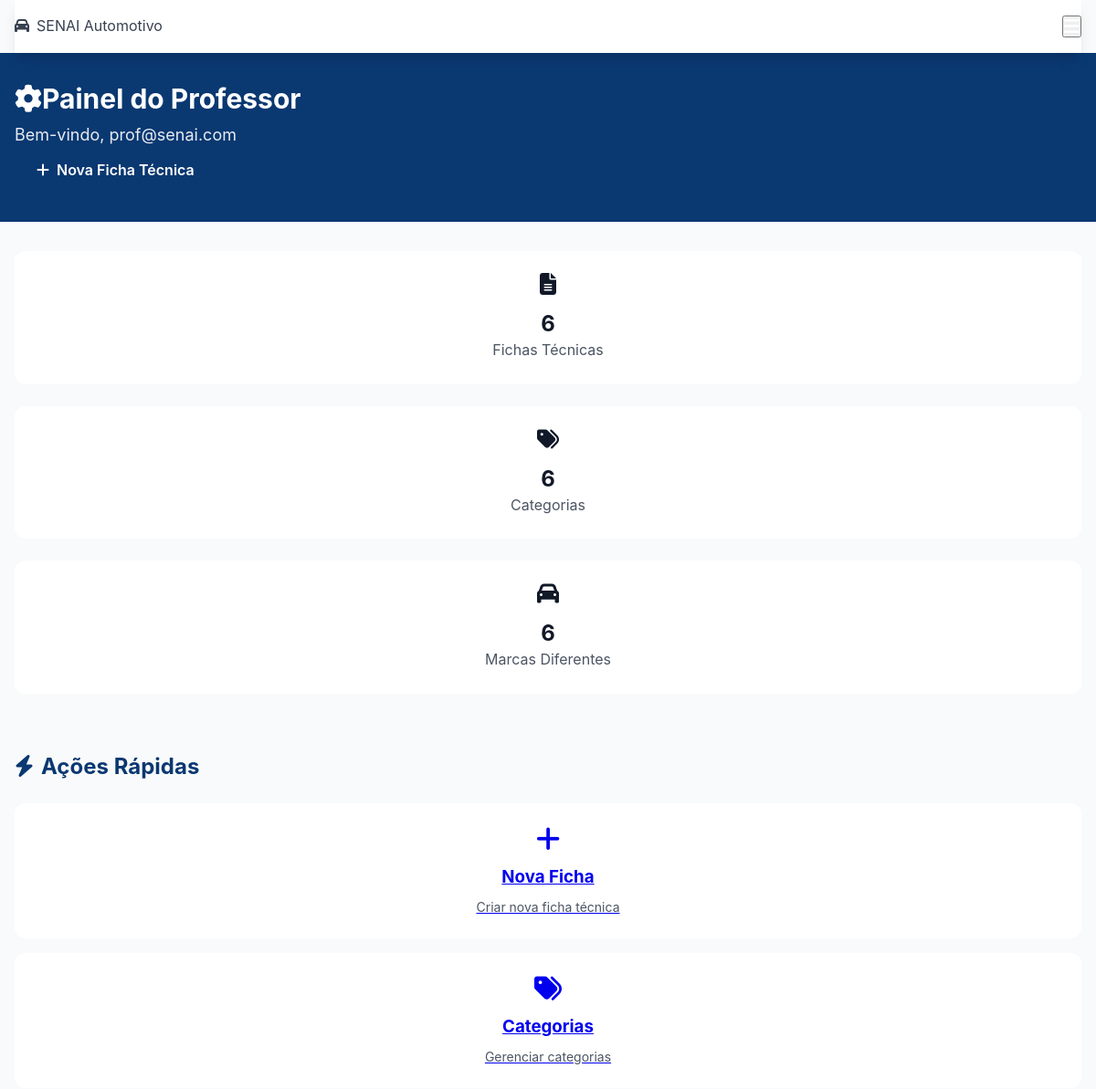
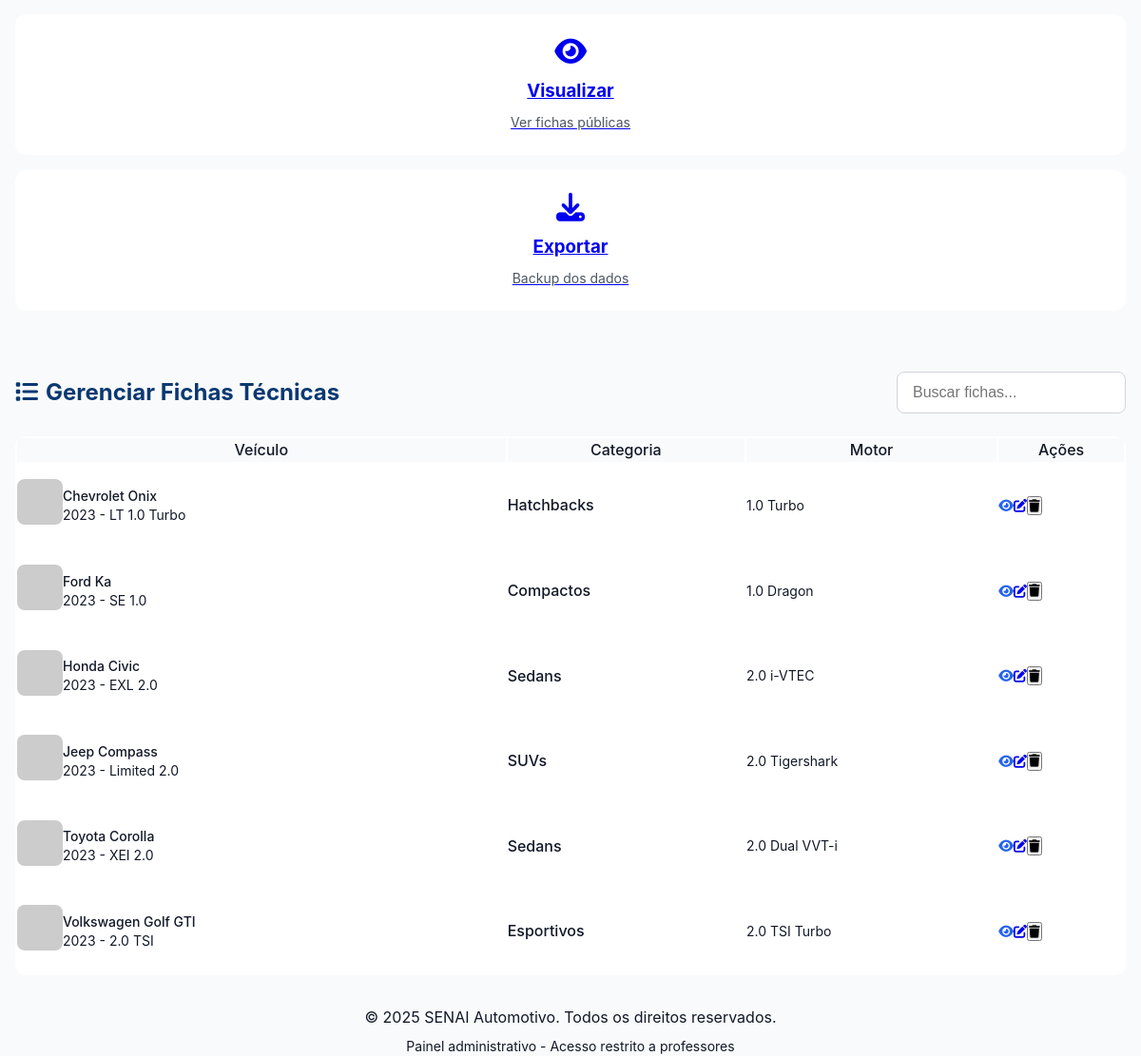
The app's page /painel_professor.php (signed in) with its own data (2 pictures, top to bottom).
### tables this page shows
CREATE TABLE IF NOT EXISTS fichas_tecnicas (
    id INT AUTO_INCREMENT PRIMARY KEY,
    marca VARCHAR(255) NOT NULL,
    modelo VARCHAR(255) NOT NULL,
    ano INT NOT NULL,
    versao VARCHAR(255),
    codigo_motor VARCHAR(255),
    tipo_combustivel VARCHAR(255),
    tipo_motor VARCHAR(255),
    cilindrada VARCHAR(255),
    potencia_maxima VARCHAR(255),
    torque_maximo VARCHAR(255),
    numero_valvulas VARCHAR(255),
    injecao_eletronica VARCHAR(255),
    tipo_cambio VARCHAR(255),
    numero_marchas VARCHAR(255),
    suspensoes VARCHAR(255),
    freios VARCHAR(255),
    abs_ebd VARCHAR(255),
    tipo_direcao VARCHAR(255),
    pneus_originais VARCHAR(255),
    comprimento VARCHAR(255),
    largura VARCHAR(255),
    altura VARCHAR(255),
    entre_eixos VARCHAR(255),
    altura_livre_solo VARCHAR(255),
    peso VARCHAR(255),
    velocidade_maxima VARCHAR(255),
    aceleracao VARCHAR(255),
    consumo_urbano VARCHAR(255),
    consumo_rodoviario VARCHAR(255),
    tanque VARCHAR(255),
    porta_malas VARCHAR(255),
    carga_util VARCHAR(255),
    ocupantes VARCHAR(255),
    sistema_injecao VARCHAR(255),
    sonda_lambda VARCHAR(255),
    sensor_fase VARCHAR(255),
    sistema_ignicao VARCHAR(255),
    tipo_ecu VARCHAR(255),
    categoria_id INT,
    FOREIGN KEY (categoria_id) REFERENCES categorias(id)
);

CREATE TABLE IF NOT EXISTS categorias (
    id INT AUTO_INCREMENT PRIMARY KEY,
    nome VARCHAR(255) NOT NULL UNIQUE
);

### painel_professor.php (the view, shortened to what this page needs)
<?php
$host = 'localhost';
$dbname = 'senai_automotivo';
$username = 'root';
$password = '';
try {
    $pdo = new PDO("mysql:host=$host;dbname=$dbname", $username, $password);
    $pdo->setAttribute(PDO::ATTR_ERRMODE, PDO::ERRMODE_EXCEPTION);
} catch(PDOException $e) {
    die("Erro na conexão: " . $e->getMessage());
}
$stmt = $pdo->query("SELECT f.*, c.nome as categoria_nome FROM fichas_tecnicas f
                     LEFT JOIN categorias c ON f.categoria_id = c.id
                     ORDER BY f.marca, f.modelo, f.ano DESC");
$fichas = $stmt->fetchAll(PDO::FETCH_ASSOC);
$stats = [
    'total_fichas' => $pdo->query("SELECT COUNT(*) FROM fichas_tecnicas")->fetchColumn(),
    'total_categorias' => $pdo->query("SELECT COUNT(*) FROM categorias")->fetchColumn(),
    'marcas_distintas' => $pdo->query("SELECT COUNT(DISTINCT marca) FROM fichas_tecnicas")->fetchColumn()
];
?>
<!DOCTYPE html>
<html lang="pt-BR">
<head>
    <link rel="stylesheet" href="style.css">
    <link rel="stylesheet" href="https://cdn.jsdelivr.net/npm/@fortawesome/fontawesome-free@6.4.0/css/all.min.css">
</head>
<body>
    <header class="header">
        <div class="container mx-auto px-4">
            <nav class="flex justify-between items-center py-4">
                <a href="index.php" class="logo">
                    <i class="fas fa-car mr-2"></i>SENAI Automotivo
                </a>
                <button class="md:hidden text-white" onclick="toggleMobileMenu()">
                    <i class="fas fa-bars text-xl"></i>
                </button>
            </nav>
        </div>
    </header>
    <section class="bg-senai-blue text-white py-8">
        <div class="container mx-auto px-4">
            <div class="flex flex-col md:flex-row justify-between items-start md:items-center">
                <div>
                    <h1 class="text-3xl font-bold mb-2">
                        <i class="fas fa-cog mr-3"></i>Painel do Professor
                    </h1>
                    <p class="text-lg opacity-90">
                        Bem-vindo, <?php echo htmlspecialchars($_SESSION['username']); ?>
                    </p>
                </div>
                <div class="mt-4 md:mt-0">
                    <a href="criar_ficha.php" class="btn btn-primary">
                        <i class="fas fa-plus mr-2"></i>Nova Ficha Técnica
                    </a>
                </div>
            </div>
        </div>
    </section>
    <section class="py-8 bg-gray-50">
        <div class="container mx-auto px-4">
            <div class="grid grid-cols-1 md:grid-cols-3 gap-6">
                <div class="bg-white p-6 rounded-xl shadow text-center">
                    <div class="w-16 h-16 bg-blue-100 rounded-full flex items-center justify-center mx-auto mb-4">
                        <i class="fas fa-file-alt text-2xl text-senai-blue"></i>
                    </div>
                    <h3 class="text-2xl font-bold text-gray-900"><?php echo $stats['total_fichas']; ?></h3>
                    <p class="text-gray-600">Fichas Técnicas</p>
                </div>
                <div class="bg-white p-6 rounded-xl shadow text-center">
                    <div class="w-16 h-16 bg-green-100 rounded-full flex items-center justify-center mx-auto mb-4">
                        <i class="fas fa-tags text-2xl text-green-600"></i>
                    </div>
                    <h3 class="text-2xl font-bold text-gray-900"><?php echo $stats['total_categorias']; ?></h3>
                    <p class="text-gray-600">Categorias</p>
                </div>
                <div class="bg-white p-6 rounded-xl shadow text-center">
                    <div class="w-16 h-16 bg-purple-100 rounded-full flex items-center justify-center mx-auto mb-4">
                        <i class="fas fa-car text-2xl text-purple-600"></i>
                    </div>
                    <h3 class="text-2xl font-bold text-gray-900"><?php echo $stats['marcas_distintas']; ?></h3>
                    <p class="text-gray-600">Marcas Diferentes</p>
                </div>
            </div>
        </div>
    </section>
    <section class="py-8">
        <div class="container mx-auto px-4">
            <h2 class="text-2xl font-bold senai-blue mb-6">
                <i class="fas fa-bolt mr-2"></i>Ações Rápidas
            </h2>
            <div class="grid grid-cols-1 md:grid-cols-2 lg:grid-cols-4 gap-4">
                <a href="criar_ficha.php" class="bg-white p-6 rounded-xl shadow hover-lift text-center">
                    <i class="fas fa-plus text-3xl text-senai-blue mb-3"></i>
                    <h3 class="font-bold mb-2">Nova Ficha</h3>
                    <p class="text-gray-600 text-sm">Criar nova ficha técnica</p>
                </a>
                <a href="categorias.php" class="bg-white p-6 rounded-xl shadow hover-lift text-center">
                    <i class="fas fa-tags text-3xl text-green-600 mb-3"></i>
                    <h3 class="font-bold mb-2">Categorias</h3>
                    <p class="text-gray-600 text-sm">Gerenciar categorias</p>
                </a>
                <a href="fichas.php" class="bg-white p-6 rounded-xl shadow hover-lift text-center">
                    <i class="fas fa-eye text-3xl text-purple-600 mb-3"></i>
                    <h3 class="font-bold mb-2">Visualizar</h3>
                    <p class="text-gray-600 text-sm">Ver fichas públicas</p>
                </a>
                <a href="#backup" onclick="exportData()" class="bg-white p-6 rounded-xl shadow hover-lift text-center">
                    <i class="fas fa-download text-3xl text-orange-600 mb-3"></i>
                    <h3 class="font-bold mb-2">Exportar</h3>
                    <p class="text-gray-600 text-sm">Backup dos dados</p>
                </a>
            </div>
        </div>
    </section>
    <section class="py-8 bg-gray-50">
        <div class="container mx-auto px-4">
            <div class="flex justify-between items-center mb-6">
                <h2 class="text-2xl font-bold senai-blue">
                    <i class="fas fa-list mr-2"></i>Gerenciar Fichas Técnicas
                </h2>
                <div class="flex gap-2">
                    <input type="text"
                           id="searchFichas"
                           placeholder="Buscar fichas..."
                           class="form-input"
                           onkeyup="filterFichas()">
                </div>
            </div>
            <?php if (empty($fichas)): ?>
                <div class="bg-white rounded-xl shadow p-8 text-center">
                    <i class="fas fa-file-alt text-6xl text-gray-300 mb-4"></i>
                    <h3 class="text-xl font-bold text-gray-600 mb-2">Nenhuma ficha cadastrada</h3>
                    <p class="text-gray-500 mb-4">
                        Comece criando sua primeira ficha técnica
                    </p>
                    <a href="criar_ficha.php" class="btn btn-primary">
                        <i class="fas fa-plus mr-2"></i>Criar Primeira Ficha
                    </a>
                </div>
            <?php else: ?>
                <div class="bg-white rounded-xl shadow overflow-hidden">
                    <div class="overflow-x-auto">
                        <table class="w-full">
                            <thead class="bg-gray-50">
                                <tr>
                                    <th class="px-6 py-3 text-left text-xs font-medium text-gray-500 uppercase tracking-wider">
                                        Veículo
                                    </th>
                                    <th class="px-6 py-3 text-left text-xs font-medium text-gray-500 uppercase tracking-wider">
                                        Categoria
                                    </th>
                                    <th class="px-6 py-3 text-left text-xs font-medium text-gray-500 uppercase tracking-wider">
                                        Motor
                                    </th>
                                    <th class="px-6 py-3 text-left text-xs font-medium text-gray-500 uppercase tracking-wider">
                                        Ações
                                    </th>
                                </tr>
                            </thead>
                            <tbody class="bg-white divide-y divide-gray-200" id="fichasTable">
                                <?php foreach ($fichas as $ficha): ?>
                                    <tr class="hover:bg-gray-50 ficha-row">
                                        <td class="px-6 py-4 whitespace-nowrap">
                                            <div class="flex items-center">
                                                <div class="flex-shrink-0 h-12 w-12">
                                                    <img class="h-12 w-12 rounded-lg object-cover"
                                                         src="https://via.placeholder.com/48x48/254AA5/ffffff?text=<?php echo urlencode(substr($ficha['marca'], 0, 2)); ?>"
                                                         alt="<?php echo htmlspecialchars($ficha['marca']); ?>">
                                                </div>
                                                <div class="ml-4">
                                                    <div class="text-sm font-medium text-gray-900 ficha-name">
                                                        <?php echo htmlspecialchars($ficha['marca'] . ' ' . $ficha['modelo']); ?>
                                                    </div>
                                                    <div class="text-sm text-gray-500">
                                                        <?php echo htmlspecialchars($ficha['ano']); ?>
                                                        <?php if ($ficha['versao']): ?>
                                                            - <?php echo htmlspecialchars($ficha['versao']); ?>
                                                        <?php endif; ?>
                                                    </div>
                                                </div>
                                            </div>
                                        </td>
                                        <td class="px-6 py-4 whitespace-nowrap">
                                            <?php if ($ficha['categoria_nome']): ?>
                                                <span class="inline-flex items-center px-2.5 py-0.5 rounded-full text-xs font-medium bg-blue-100 text-blue-800">
                                                    <?php echo htmlspecialchars($ficha['categoria_nome']); ?>
                                                </span>
                                            <?php else: ?>
                                                <span class="text-gray-400">Sem categoria</span>
                                            <?php endif; ?>
                                        </td>
                                        <td class="px-6 py-4 whitespace-nowrap text-sm text-gray-900">
                                            <?php echo htmlspecialchars($ficha['tipo_motor'] ?: 'N/A'); ?>
                                        </td>
                                        <td class="px-6 py-4 whitespace-nowrap text-sm font-medium">
                                            <div class="flex space-x-2">
                                                <a href="detalhes.php?id=<?php echo $ficha['id']; ?>"
                                                   class="text-blue-600 hover:text-blue-900"
                                                   title="Visualizar">
                                                    <i class="fas fa-eye"></i>
                                                </a>
                                                <a href="criar_ficha.php?edit=<?php echo $ficha['id']; ?>"
                                                   class="text-green-600 hover:text-green-900"
                                                   title="Editar">
                                                    <i class="fas fa-edit"></i>
                                                </a>
                                                <button onclick="confirmDelete(<?php echo $ficha['id']; ?>, '<?php echo addslashes($ficha['marca'] . ' ' . $ficha['modelo']); ?>')"
                                                        class="text-red-600 hover:text-red-900"
                                                        title="Excluir">
                                                    <i class="fas fa-trash"></i>
                                                </button>
                                            </div>
                                        </td>
                                    </tr>
                                <?php endforeach; ?>
                            </tbody>
                        </table>
                    </div>
                </div>
            <?php endif; ?>
        </div>
    </section>
    <footer class="footer">
        <div class="container mx-auto px-4">
            <div class="text-center">
                <p>&copy; <?php echo date('Y'); ?> SENAI Automotivo. Todos os direitos reservados.</p>
                <p class="mt-2 text-sm opacity-75">
                    Painel administrativo - Acesso restrito a professores
                </p>
            </div>
        </div>
    </footer>
</body>
</html>

### records on screen
fichas_tecnicas: marca+modelo "Chevrolet Onix", ano "2023", versao "LT 1.0 Turbo", categoria.nome "Hatchbacks", tipo_motor "1.0 Turbo"
fichas_tecnicas: marca+modelo "Ford Ka", ano "2023", versao "SE 1.0", categoria.nome "Compactos", tipo_motor "1.0 Dragon"
fichas_tecnicas: marca+modelo "Honda Civic", ano "2023", versao "EXL 2.0", categoria.nome "Sedans", tipo_motor "2.0 i-VTEC"
fichas_tecnicas: marca+modelo "Jeep Compass", ano "2023", versao "Limited 2.0", categoria.nome "SUVs", tipo_motor "2.0 Tigershark"
fichas_tecnicas: marca+modelo "Toyota Corolla", ano "2023", versao "XEI 2.0", categoria.nome "Sedans", tipo_motor "2.0 Dual VVT-i"
fichas_tecnicas: marca+modelo "Volkswagen Golf GTI", ano "2023", versao "2.0 TSI", categoria.nome "Esportivos", tipo_motor "2.0 TSI Turbo"

### other values on screen
$_SESSION['username'] "prof@senai.com"
$stats['total_fichas'] "6"
$stats['total_categorias'] "6"
$stats['marcas_distintas'] "6"
